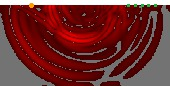
#> input picture EXAMPLES/applications/Rayleigh_wave_with_crack/REF_SEIS/image0003000.jpg, 170 x 86 px
$ python compare_two_images.py ../../EXAMPLES/applications/Rayleigh_wave_with_crack/REF_SEIS/image0003000.jpg ../../EXAMPLES/applications/Rayleigh_wave_with_crack/REF_SEIS/image0004000.jpg 5 5   (older library calls are emulated)
#> lines starting #> are read from the running program, lines starting #| are printed output that depends on the picture; long printed decimals are rounded
#> in plot_image_comparison, imageA is the input picture: shape (86, 170, 3); mean R, G, B 113.5, 46.4, 45.9
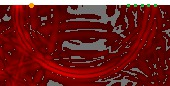
#> input picture EXAMPLES/applications/Rayleigh_wave_with_crack/REF_SEIS/image0004000.jpg, 170 x 86 px
#> in plot_image_comparison, imageB is the input picture: shape (86, 170, 3); mean R, G, B 111.2, 31.3, 30.9
#!/usr/bin/env python
#
# compares two images

# taken from http://www.pyimagesearch.com/2014/09/15/python-compare-two-images in April 2015

# computes the Mean Squared Error (MSE) and the Structural Similarity Index
# (SSIM) between two images (having the exact same size)

# Slightly modified by Dimitri Komatitsch and Elliott Sales de Andrade, April 2015

#########################################################
# requires the "python-skimage" package to be installed
#########################################################

# In 3D comparing kernels i.e. volumetric stuff would be a bit difficult,
# however in 2D we can see them as images if we draw them and then we can use
# Python routines that compute a similarity index between two images.
#
# I took one from
# http://www.pyimagesearch.com/2014/09/15/python-compare-two-images/ and
# slightly modified it. It works well. You then just need to check if the
# Structural Similarity Index (SSIM) is greater than 0.99.
#
# For the 2D code we can apply this to EXAMPLES/applications/fluid_solid_kernel for
# instance in the nightly builds.
#
# For the 3D code for now we could just draw pictures along a couple of cut
# planes and use that script as well. Better than nothing.

# import the necessary packages
from __future__ import (absolute_import, division, print_function)

import sys

print("compare two images...")

try:
    import numpy as np
except:
    print("Error importing numpy, please install numpy package first...")
    sys.tracebacklimit=0
    raise Exception("Importing numpy failed, please install numpy package first...")

print("numpy version: ",np.__version__)

try:
    import skimage
except:
    print("Error importing skimage, please install skimage package (scikit-image) first...")
    sys.tracebacklimit=0
    raise Exception("Importing skimage failed, please install skimage package (scikit-image) first...")

version = skimage.__version__
print("skimage version: ",version)

# determines skimage version function
v = version.split('.')
new_version = 0
if len(v) > 2:
    print("skimage structural similarity support: %i.%i.x" % (int(v[0]),int(v[1])))
    if int(v[1]) >= 16:
        new_version = 2
    elif int(v[1]) > 11 and int(v[1]) < 16:
        new_version = 1
    else:
        new_version = 0

# imports rgb2gray
# more recent versions use rgb2gray instead of rbg2grey (which throws a deprecation warning)
try:
    from skimage.color import rgb2gray
except:
    print("Error importing rgb2gray from skimage.color, please install skimage package (scikit-image) first...")
    sys.tracebacklimit=0
    raise Exception("Importing skimage.color rgb2gray failed")

# imports rgba2rgb
if new_version == 2:
    # since versions >= 0.13.x
    try:
        from skimage.color import rgba2rgb
    except:
        print("Error importing rgba2rgb from skimage.color, please install skimage package (scikit-image) first...")
        sys.tracebacklimit=0
        raise Exception("Importing skimage.color rgba2rgb failed")

# imports imread
if new_version == 2:
    # uses skimage.io
    try:
        from skimage.io import imread
    except:
        print("Error importing imread from skimage.io, please install skimage package (scikit-image) first...")
        sys.tracebacklimit=0
        raise Exception("Importing skimage.io imread failed")
else:
    # uses skimage.data
    try:
        from skimage.data import imread
    except:
        print("Error importing imread from skimage.data, please install skimage package (scikit-image) first...")
        sys.tracebacklimit=0
        raise Exception("Importing skimage.data imread failed")

# imports structural similarity function
if new_version == 2:
    # function was renamed from skimage.measure.compare_ssim to skimage.metrics.structural_similarity
    try:
        from skimage.metrics import structural_similarity as ssim
    except:
        print("Error importing structural_similarity from skimage.metrics, please install skimage package (scikit-image) first...")
elif new_version == 1:
    # deprecated: from skimage.measure import structural_similarity as ssim
    print("importing new function compare_ssim as ssim")
    try:
        from skimage.measure import compare_ssim as ssim
    except:
        print("Error importing compare_ssim from skimage.measure, please install skimage package (scikit-image) first...")
else:
    # older version <= 0.11.x
    print("importing old function structural_similarity as ssim")
    try:
        from skimage.measure import structural_similarity as ssim
    except:
        print("Error importing structural_similarity from skimage.measure, please install skimage package (scikit-image) first...")
print("")

#####################################################################
# USER PARAMETERS

# tolerance values
TOL_SIM = 0.99

# verbosity
VERBOSE = False

#####################################################################

def mse(imageA, imageB):
    # the 'Mean Squared Error' between the two images is the
    # sum of the squared difference between the two images;
    # NOTE: the two images must have the same dimension
    err = np.sum((imageA.astype("float") - imageB.astype("float")) ** 2)
#> err = 142798319
    err /= float(imageA.shape[0] * imageA.shape[1])
#> err = 9767.3

    # return the MSE, the lower the error, the more "similar"
    # the two images are
    return err


def compare_images(imageA, imageB, title, show_plot=True):
    """
    computes the mean squared error and structural similarity
    """
    global new_version

    # index values for mean squared error
    if VERBOSE: print("comparing mean squared error...")

    m = mse(imageA, imageB)
#> m = 9767.3

    if VERBOSE: print(f"  mse = {m}\n")

    # convert the images to grayscale
    if VERBOSE: print("converting to greyscale...")

    if new_version == 2:
        # rgba2rgb needs 4 channels
        if imageA.shape[2] == 4:
            imageA_grey = rgb2gray(rgba2rgb(imageA))
        else:
            imageA_grey = rgb2gray(imageA)
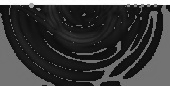
#> imageA_grey: shape (86, 170) float64; min 0.0308, max 1, mean 0.238

        if imageB.shape[2] == 4:
            imageB_grey = rgb2gray(rgba2rgb(imageB))
        else:
            imageB_grey = rgb2gray(imageB)
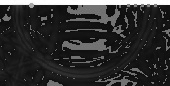
#> imageB_grey: shape (86, 170) float64; min 0.0367, max 1, mean 0.189
    else:
        imageA_grey = rgb2gray(imageA)
        imageB_grey = rgb2gray(imageB)

    if VERBOSE:
        print(f"  image A: grey shape {imageA_grey.shape}")
        print(f"  image B: grey shape {imageB_grey.shape}")
        print("")

    # uses image copies to avoid runtime warning for ssim computation
    img1_grey = np.copy(imageA_grey)
    img2_grey = np.copy(imageB_grey)

    if VERBOSE:
        print(f"  image A: data type {img1_grey.dtype}")
        print(f"  image B: data type {img1_grey.dtype}")
        print("")

    # index values for structural similarity
    if VERBOSE: print("comparing structural similarity...")

    # data range
    range = img1_grey.max() - img1_grey.min()
#> range = 0.969
    if VERBOSE: print(f"  data range = {range} - min/max = {img1_grey.min():.4f} / {img1_grey.max():.4f}")

    if new_version == 2:
        s = ssim(img1_grey, img2_grey, data_range=range)
#> s = 0.157
    else:
        s = ssim(img1_grey, img2_grey)

    if VERBOSE: print(f"  ssim       = {s}\n")

    if show_plot:
        if VERBOSE: print("plotting images...")
        try:
            import matplotlib.pyplot as plt
        except:
            print("Error importing pyplot from matplotlib, please install matplotlib package first...")
            sys.tracebacklimit=0
            raise Exception("Importing matplotlib failed")

        # setup the figure
        fig, ax = plt.subplots(2, 2)
        fig.suptitle("%s\nMSE: %.5f, SSIM: %.5f" % (title, m, s))

        ax[0][0].text(-10, -10, 'MSE: %.5f' %(m))

        # show first image
        ax[0][0].imshow(imageA, cmap=plt.cm.gray)
        ax[0][0].axis("off")

        # show the second image
        ax[0][1].imshow(imageB, cmap=plt.cm.gray)
        ax[0][1].axis("off")

        ax[1][0].text(-10, -10, 'SSIM: %.5f' %(s))

        # show first grey image
        ax[1][0].imshow(img1_grey, cmap=plt.cm.gray)
        ax[1][0].axis("off")

        # show the second grey image
        ax[1][1].imshow(img2_grey, cmap=plt.cm.gray)
        ax[1][1].axis("off")

        # show the images
        plt.show()

    return m, s


def plot_image_comparison(image1,image2,show):
    """
    plots comparison between two images
    """
    print("comparing images:")
    print("  image 1 = %s" % image1)
    print("  image 2 = %s" % image2)
    print("")
    if show:
        print("  with image plots")
    else:
        print("  without image plots")
    print("")

    # load the images
    if VERBOSE: print("loading images...")

    imageA = imread(image1)
    imageB = imread(image2)

    if VERBOSE:
        print(f"  image A: shape {imageA.shape}")
        print(f"  image B: shape {imageB.shape}")
        print("")

    # compare the images
    m, s = compare_images(imageA, imageB, "Image 1 vs. Image 2", show_plot=show)
#> m = 9767.3; s = 0.157

    # user output
    print("")
    print("mean squared error   : values 0.0 perfect match")
    print("structural similarity: values 1.0 perfect, < %.2f poor similarity" % TOL_SIM)
    print("")
    print("mean squared error    = %f" % m)
#| mean squared error    = 9767.327
    print("structural similarity = %f" % s)
#| structural similarity = 0.1566
    print("")
    print("result:")
    if s < TOL_SIM:
        # Failure
        print("  poor image similarity found")
        print("")
#> (the run stopped early here; a loop or call above may not have finished)
